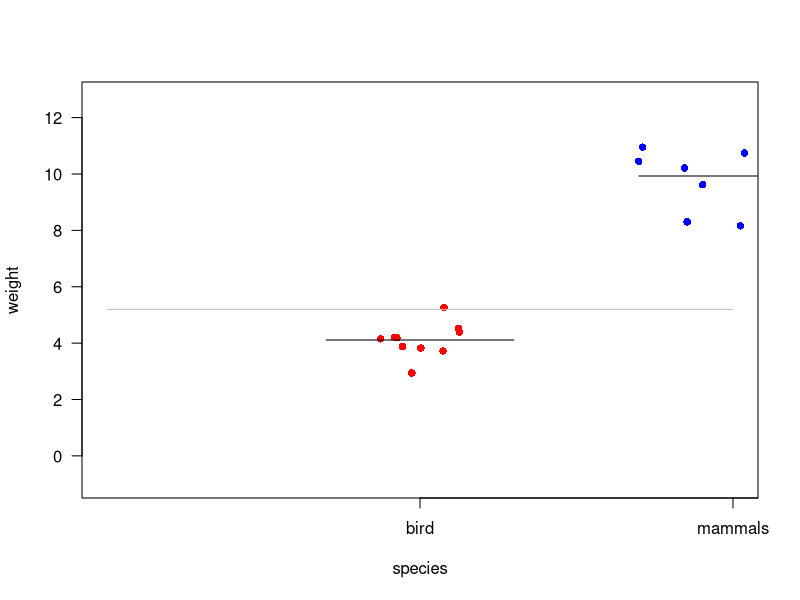
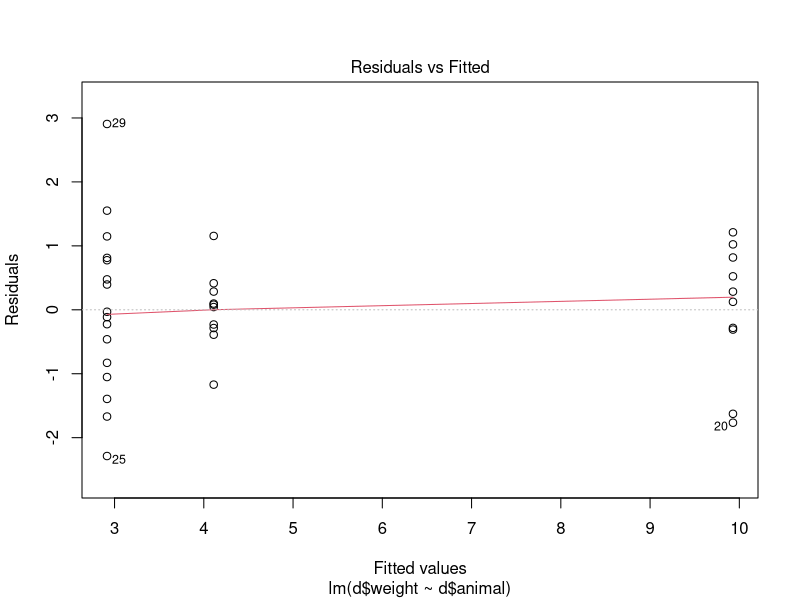
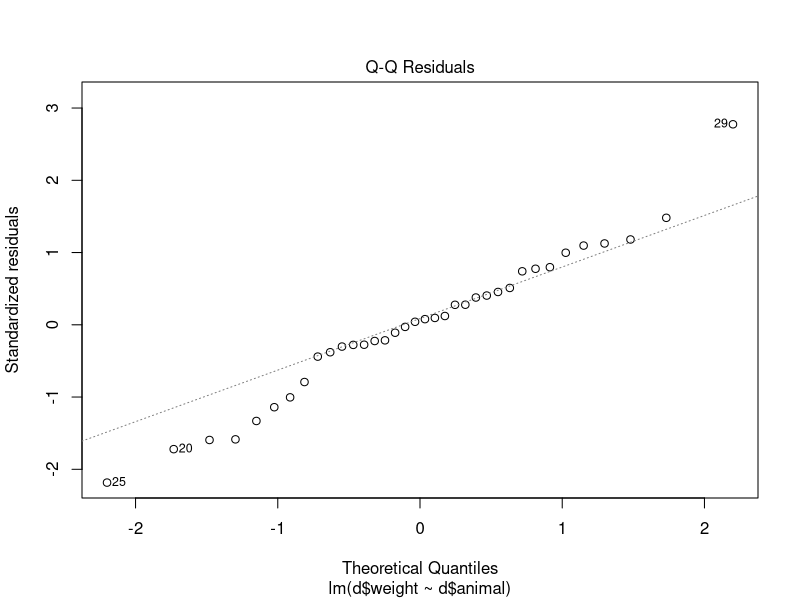
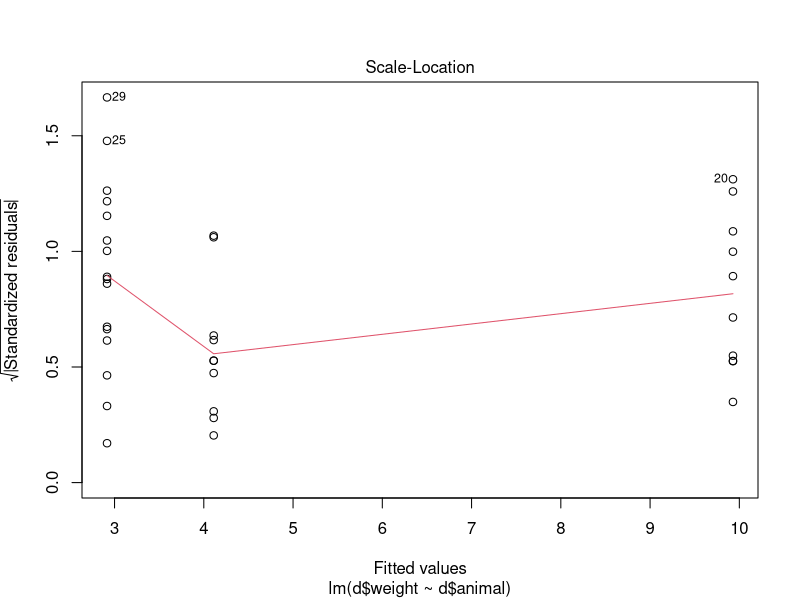
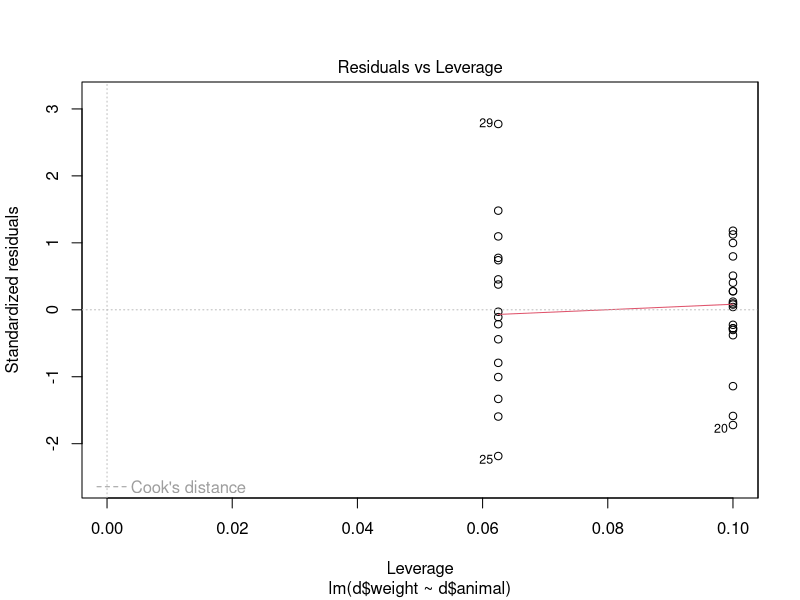
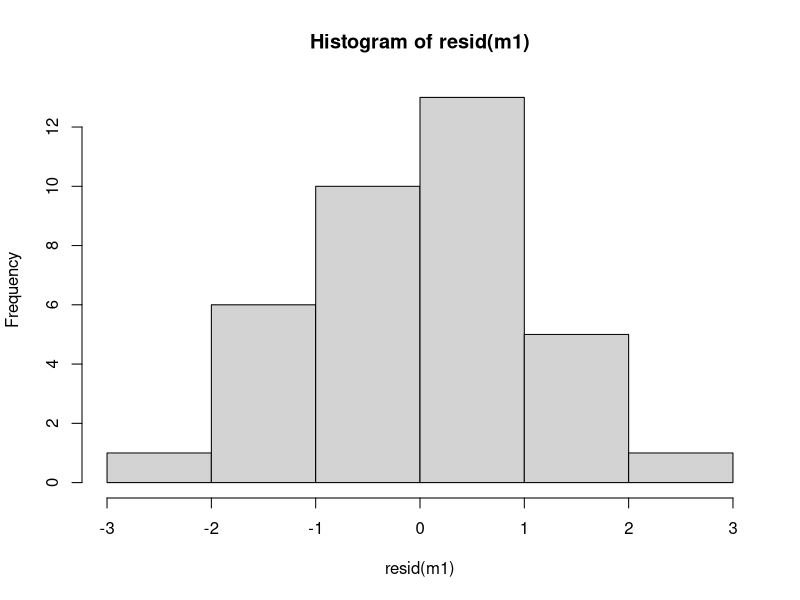

Reproduce these figures in R, in order. (Note: this script raises an error after producing the figures.)
#
#
#
# understanding model uitput
#
#


#
# ANOVA
#

# make a data set and test the anova
weight.t <- c(4, 10, 3)
sd.t <- c(1,1, 1)
n.t <- c(10, 10, 16)
names.t <- c("bird", "mammals", "fish")
animal.t <- rep( names.t, n.t)

# make data sets
data.t <- c( rnorm( n.t[1], weight.t[1], sd.t[1]), rnorm(n.t[2], weight.t[2], sd.t[2]), rnorm(n.t[3], weight.t[3], sd.t[3]) )
d <- as.data.frame(cbind(animal.t, data.t), stringsAsFactors = FALSE)
str(d)
colnames(d) <- c("animal", "weight")
d$weight <- as.numeric(d$weight)

ylim.extra <- 0.15 * diff(range(d$weight))
ylim.1 <- c(min(d$weight) - ylim.extra, max(d$weight) + ylim.extra) 
xlim.1 <- c(0, length(names) + 1)
jitter.1 <- 8
pch.1 <- 16
col.1 <- c("red", "blue", "black")

plot(NA, ylim = ylim.1, xlim = xlim.1, xaxt = 'n ', las = 1, ylab = "weight", xlab = "species")
axis(1, c(1,2,3), names.t)
for(i in 1:length(names.t)){
  points(jitter( rep(i, length(d$weight[d$animal == names.t[i]])) , jitter.1), d$weight[d$animal == names.t[i]], pch = pch.1, col = col.1[i])
  lines( c(i - 0.3, i + 0.3), rep( mean(d$weight[d$animal == names.t[i]]), 2))
}

# add horizontal lines for grand mean
lines(xlim.1, rep(mean(d$weight),2), ltw = 3, col = "grey")

par(mfrow=c(1,1))

# --- get ---
# get the means
mean.animals <- tapply(d$weight, list(d$animal), mean)

d$animal <-factor(d$animal)
m1 <- lm(d$weight ~ d$animal)
plot(m1)
hist(resid(m1))

summary(m1)

#  coefficents
# Coefficients:
#                 Estimate Std. Error t value Pr(>|t|)    
# (Intercept)       4.0015     0.3501  11.429 7.51e-12 ***
# d$animalfish     -0.6327     0.4952  -1.278    0.212    
# d$animalmammals   6.1598     0.4952  12.440 1.08e-12 ***

levels.d <- levels(d$animal)

# (Intercept) first group vs 0
bird <- d$weight[d$animal == levels.d[1]]
t.test(bird)

# d$animalfish
# one sample t test of difference vs 0?
t.test( d$weight[d$animal == levels.d[2]] - mean(bird))
mean(d$weight[d$animal == levels.d[2]] - mean(bird))
# t = -1.8271, df = 9, p-value = 0.101

# or two sample t-test?
t.test(d$weight[d$animal != "mammals"] ~ d$animal[d$animal != "mammals"])
#t = 1.2722, df = 17.983, p-value = 0.2195
# looks like two sample t test

# check for level 1 to 3
t.test(d$weight[d$animal != "fish"] ~ d$animal[d$animal != "fish"])
# t = -12.373, df = 17.986, p-value = 3.109e-10

# --------- dummy variables
model.matrix(m1)


# ---------- means model
m1.means <- lm(d$weight ~ d$animal - 1)
model.matrix(m1.means)
summary(m1.means)

# Coefficients:
#                 Estimate Std. Error t value Pr(>|t|)    
# d$animalbird      4.0015     0.3501  11.429 7.51e-12 ***
# d$animalfish      3.3688     0.3501   9.622 3.23e-10 ***
# d$animalmammals  10.1614     0.3501  29.022  < 2e-16 ***

# series of on sample t tests?
t.test(d$weight[d$animal == "bird"])
# t = 11.21, df = 9, p-value = 1.372e-06
t.test(d$weight[d$animal == "fish"])
# t = 9.7282, df = 9, p-value = 4.498e-06
t.test(d$weight[d$animal == "mammals"])
# t = 29.282, df = 9, p-value = 3.083e-10

# indeed what it does. Differences 

# Add a second explanatory var
d$sex <- rep( c("male", "female"), sum(n.t) / 2)

m2 <- lm(d$weight ~ d$animal + d$sex )
summary(m2)

m2.1 <- lm(d$weight ~  d$sex + d$animal)
summary(m2.1)

m2.2 <- lm(d$weight ~  d$sex )
summary(m2.2)
anova(m2.1, m2.2)
# significantly reduces model fit, should not exclude term animal

m2.3 <- lm(d$weight ~ d$animal)
summary(m2.3)
anova(m2.1, m2.3)
# not significantly affects model fit, exclude the term sex

# type III through car package 
Anova(m2.3, type = 3)


# AIC model reduction
AIC(m2.1)
AIC(m2.3)
# smaller is better
library(MASS)
stepAIC(m2.1)
H# helps you do the model reduction

# =============================
# regression analysis
# =============================

r <- read.csv("data.regression.csv", stringsAsFactors = FALSE)
str(r)
plot(r$age, r$hormone, pch = 16, col = "red" )

# simplest model, only fit an intercept.
mr1.0 <- lm(r$hormone ~ 1)
abline(mr1.0, col = "grey", lty = "dashed", ltw = 2)
summary(mr1.0)
# intercept should be the mean
mean(r$hormone)
# how much variance is there?
sum(mr1.0$residuals^2)


# how much better does fitting the slope help explain variance?
mr1.2 <- lm(r$hormone ~ r$age)
abline(mr1.2, col = "grey")
summary(mr1.2)
sum(mr1.2$residuals^2)  # much better!

# official test through anova
anova(mr1.0, mr1.2)



c()


